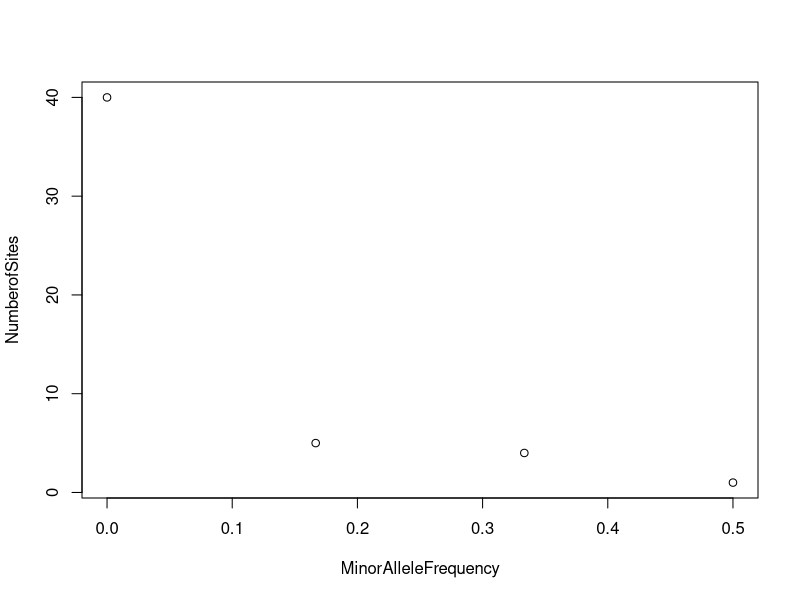
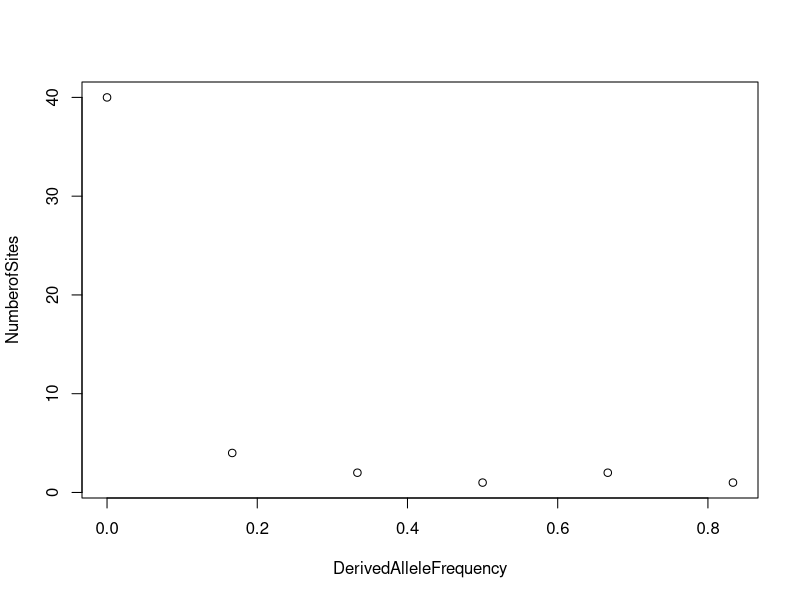

Write R code to recreate these figures, in order.
## ---- chunk 1
################################################
# Allele Frequencies
################################################

allelefrequency <- function(ho1,het,ho2){
                                  a1 <- (2*ho1 + het)/(2*(ho1+het+ho2));
                                  a2 <- (2*ho2 + het)/(2*(ho1+het+ho2));
                                  a2c <- 1-a1;
                                  freqs <- c("allele1"=a1,"allele2"=a2,"1-allele1"=a2c)
                                  return(freqs)
                   }
  

#Locus1
ho1 <- cc <- 47     # allele1 = c
het <- ct <- 18
ho2 <- tt <- 35     # allele2 = t
allelefrequency(ho1,het,ho2)
## ---- chunk 2
#Locus2
ho1 <- aa <- 50     # allele1 = a
het <- ag <- 42
ho2 <- gg <- 8      # allele2 = g
allelefrequency(ho1,het,ho2)
## ---- chunk 3
################################################
# Expected heterozygosity
################################################

ehetero <- function(p,q){2*p*q}

#Locus1
ehetero(0.56,0.44)

#Locus2
ehetero(0.71,0.29)
## ---- chunk 4
################################################
# Test for Hardy-Weinberg Equilibrium (HWE)
################################################

#Locus1
#Observed data (genotype counts)
occ <- 47     # allele1 = c
oct <- 18
ott <- 35     # allele2 = t
total <- occ+oct+ott

#Expected frequency (under HWE)
p <- as.numeric(allelefrequency(occ,oct,ott)[1])
q <- as.numeric(allelefrequency(occ,oct,ott)[2])

#Expected genotype counts
ecc <- p^2 * total
ect <- 2*p*q * total
ett <- q^2 * total
c("ecc"=ecc,"ect"=ect,"ett"=ett)

#Matrix containing observed and expected data
hwedat <- matrix(NA,3,3)
colnames(hwedat) <- c("observed","expected","(o-e)^2/e")
rownames(hwedat) <- c("cc","ct","tt")
hwedat[,1] <- c(occ,oct,ott)
hwedat[,2] <- c(ecc,ect,ett)
obs <- hwedat[,1]
exp <- hwedat[,2]
hwedat[,3] <- ((obs - exp)^2)/exp
hwedat

#Chi-square and p-value
chisq <- sum(hwedat[,3])
chisq                               #chi-squared value
pchisq(chisq,df=1,lower.tail=FALSE) #p-value
## ---- chunk 5

#Locus2
#Observed data (genotype counts)
oaa <- 50     # allele1 = a
oag <- 42
ogg <- 8     # allele2 = g
total <- oaa+oag+ogg

#Expected frequency (under HWE)
p <- as.numeric(allelefrequency(oaa,oag,ogg)[1])
q <- as.numeric(allelefrequency(oaa,oag,ogg)[2])

#Expected genotype counts
eaa <- p^2 * total
eag <- 2*p*q * total
egg <- q^2 * total
c("eaa"=eaa,"eag"=eag,"egg"=egg)

hwedat <- matrix(NA,3,3)
colnames(hwedat) <- c("observed","expected","(o-e)^2/e")
rownames(hwedat) <- c("aa","ag","gg")
hwedat[,1] <- c(oaa,oag,ogg)
hwedat[,2] <- c(eaa,eag,egg)
obs <- hwedat[,1]
exp <- hwedat[,2]
hwedat[,3] <- ((obs - exp)^2)/exp
hwedat

chisq <- sum(hwedat[,3])
chisq                               #chi-squared value
pchisq(chisq,df=1,lower.tail=FALSE) #p-value
## ---- chunk 6
################################################
# Definitively Observed Haplotypes
################################################

CA <- (2*40) + (2) + (4) 
TA <- (2*8) + (2) + (22)
CG <- (2*4) + (4) + (0)
TG <- (2*4) + (22) + (0)
Total <- CA + TA + CG + TG

#Matrix of Observed Haplotypes
obsdata <- matrix(NA,5,1)
colnames(obsdata) <- c("NumberObserved")
rownames(obsdata) <- c("CA","TA","CG","TG","Total")
obsdata[,1] <- c(CA,TA,CG,TG,Total)
obsdata
## ---- chunk 7
################################################
# D, D', and r2 for the C-A haplotype
################################################

#Allele Frequencies
c <- (CA + CG) / Total
a <- (CA + TA) / Total
t <- (TA + TG) / Total
g <- (CG + TG) / Total
c("c"=c,"a"=a,"t"=t,"g"=g)
## ---- chunk 8
#Expected Haplotype Frequencies
expca <- c * a
expta <- t * a
expcg <- c * g
exptg <- t * g
c("expca"=expca,"expta"=expta,"expcg"=expcg,"exptg"=exptg)

#Data Matrix
parta <- matrix(NA,5,3)
colnames(parta) <- c("ObservedNumber","ObservedFrequency","ExpectedFrequency")
rownames(parta) <- c("CA","TA","CG","TG","Total")
parta[,1] <- c(CA,TA,CG,TG,Total)
parta[,2] <- parta[,1]/Total
parta[,3] <- c(expca,expta,expcg,exptg,expca+expta+expcg+exptg)
parta
## ---- chunk 9
#D for C-A haplotype
obsca <- parta[1,2]
D <- obsca - expca
D
## ---- chunk 10
#D prime for C-A haplotype
Dprime <- D / min(expcg,expta)
Dprime
## ---- chunk 11
#R squared for C-A haplotype
Rsquared <- (D^2) / (c*a*t*g)
Rsquared
## ---- chunk 12
################################################
# Chi-square test to determine significance of LD
################################################

chisqtab <- matrix(NA,4,3)
colnames(chisqtab) <- c("observed","expected","(o-e)^2/e")
rownames(chisqtab) <- c("CA","TA","CG","TG")
obs <- chisqtab[,1] <- parta[1:4,2]*168
exp <- chisqtab[,2] <- parta[1:4,3]*168
chisqtab[,3] <- ((obs - exp)^2)/exp
chisqtab

chisq <- sum(chisqtab[,3])
chisq                               #chi-squared value
pchisq(chisq,df=1,lower.tail=FALSE) #p-value
## ---- chunk 13
################################################
# Allele Frequencies
################################################

#Total counts
cc <- 150
ca <- 250
aa <- 100

#Allele Frequencies
allelefrequency(cc,ca,aa)[1] #allele1 = c ; allele2 = a)
c <- as.numeric(allelefrequency(cc,ca,aa)[1])
a <- as.numeric(allelefrequency(cc,ca,aa)[2])
## ---- chunk 14
#Matrix of observed allele counts
obsdata <- matrix(NA,2,2)
rownames(obsdata) <- c("C","A")
colnames(obsdata) <- c("Cases","Controls")
obsdata[,1] <- c(200,200)
obsdata[,2] <- c(350,250)
totalcasealleles <- sum(obsdata[,1])
totalcontrolalleles <- sum(obsdata[,2])
obsdata
## ---- chunk 15
#Matrix of expected allele counts
expdata <- matrix(NA,2,2)
rownames(expdata) <- c("C","A")
colnames(expdata) <- c("Cases","Controls")
expdata[,1] <- c(c,a)*totalcasealleles            #Expected case count
expdata[,2] <- c(c,a)*totalcontrolalleles         #Expected control count
expdata
## ---- chunk 16
################################################
# Chi-square test for allele counts to determine association
################################################

x <- ((obsdata - expdata)^2) / expdata
chisq <- sum(x)
chisq                               #chi-squared value
pchisq(chisq,df=1,lower.tail=FALSE) #p-value
## ---- chunk 17
pchisq(chisq,df=1,lower.tail=FALSE)*100000
## ---- chunk 18
################################################
# Characterizing subpopulation structure
################################################

#Raw data provided
rawdata <- matrix(NA,3,6)
colnames(rawdata) <- c("SNP","RA","SP1","SP2","SP3","SP4")
rownames(rawdata) <- c("L1","L2","L3")
rawdata[1,] <- c("A/T","A",0.8,0.7,0.9,0.2)
rawdata[2,] <- c("G/C","G",0.6,0.1,0.8,0.7)
rawdata[3,] <- c("C/A","C",0.7,0.8,0.2,0.6)
rawdata <- as.table(rawdata)
rawdata

#Reduced raw data
obsdata <- matrix(NA,3,4) 
colnames(obsdata) <- c("SP1","SP2","SP3","SP4")
rownames(obsdata) <- c("L1","L2","L3")
obsdata[,1:4] <- as.numeric(rawdata[,3:6])
obsdata

#Expected heterozygosity matrix
exphs <- matrix(NA,3,4)
colnames(exphs) <- c("SP1","SP2","SP3","SP4")
rownames(exphs) <- c("L1","L2","L3")
exphs <- 2 * (obsdata) * (1 - obsdata)
exphs
## ---- chunk 19
hsbar <- rowMeans(subset(exphs, select = c(SP1, SP3)))[1]
averagep <- rowMeans(subset(obsdata, select = c(SP1, SP3)))[1]
ht <- 2 * averagep * (1-averagep)
loc1fst13 <- (ht -hsbar)/ht
loc1fst13
## ---- chunk 20
hsbar <- rowMeans(subset(exphs, select = c(SP2, SP4)))[2]
averagep <- rowMeans(subset(obsdata, select = c(SP2, SP4)))[2]
ht <- 2 * averagep * (1-averagep)
loc2fst24 <- (ht -hsbar)/ht
loc2fst24
## ---- chunk 21
hsbar <- rowMeans(exphs)[3]
averagep <- rowMeans(obsdata)[3]
ht <- 2 * averagep * (1-averagep)
loc3fst <- (ht -hsbar)/ht
loc3fst
## ---- chunk 22
probAA1 <- obsdata[1,]^2  
probGC2 <- 2 * obsdata[2,] * (1-obsdata[2,])
probCA3 <- 2 * obsdata[3,] * (1-obsdata[3,])
probAAGCCA <- probAA1 * probGC2 * probCA3
probAAGCCA
## ---- chunk 23
#Priors
priormatrix <- matrix(NA,4,1)
rownames(priormatrix) <- c("SP1","SP2","SP3","SP4")
priormatrix[,1] <- c(0.1,0.1,0.7,0.1)
colnames(priormatrix) <- c("priorprobability")
priormatrix

#Bayes Theorem Numerator
bayesnumerator <- probAAGCCA * priormatrix
colnames(bayesnumerator) <- c("bayesnumerator")
bayesnumerator

#Bayes Theorem Denominator
bayesdenominator <- sum(bayesnumerator)
bayesdenominator

#Posterior Probabilities
posteriorprob <- bayesnumerator/bayesdenominator
colnames(posteriorprob) <- c("posteriorprob")
posteriorprob
## ---- chunk 24
Dij <- 66
n <- 6
pi <- Dij/((n*(n-1)) / 2)
pi
## ---- chunk 25
s <- 10
pi <- 4.4
bp <- 50

spersite <- s/(2*bp)
spersite
## ---- chunk 26
pipersite <- pi/(2*bp)
pipersite
## ---- chunk 27
sfsdata <- matrix(NA,4,2)
colnames(sfsdata) <- c("MinorAlleleFrequency","NumberofSites")
sfsdata[,2] <- c(40,5,4,1)
sfsdata[,1] <- c(0,1/6,2/6,3/6)
sfsdata

plot(sfsdata)
## ---- chunk 28
sfsdata <- matrix(NA,6,2)
colnames(sfsdata) <- c("DerivedAlleleFrequency","NumberofSites")
sfsdata[,2] <- c(40,4,2,1,2,1)
sfsdata[,1] <- c(0,1/6,2/6,3/6,4/6,5/6)
sfsdata

plot(sfsdata)
## ---- chunk 29

## ---- chunk 30

## ---- chunk 31

